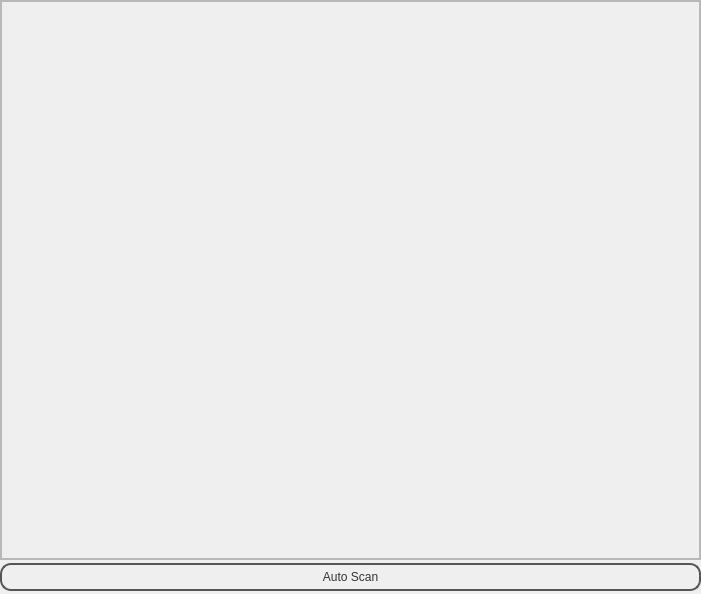
<?xml version="1.0" encoding="UTF-8"?>
<ui version="4.0">
 <class>MainWindow</class>
 <widget class="QMainWindow" name="MainWindow">
  <property name="geometry">
   <rect>
    <x>0</x>
    <y>0</y>
    <width>701</width>
    <height>594</height>
   </rect>
  </property>
  <property name="minimumSize">
   <size>
    <width>370</width>
    <height>0</height>
   </size>
  </property>
  <property name="maximumSize">
   <size>
    <width>16777215</width>
    <height>16777215</height>
   </size>
  </property>
  <property name="windowTitle">
   <string>SEELablet:Sensors Control Panel</string>
  </property>
  <property name="styleSheet">
   <string notr="true">QPushButton {
color: #333;
border: 2px solid #555;
border-radius: 11px;
padding: 5px;
background: qradialgradient(cx: 0.3, cy: -0.4,
fx: 0.3, fy: -0.4,
radius: 1.35, stop: 0 #fff, stop: 1 #888);
min-width: 80px;
}

QPushButton:pressed {
background: qradialgradient(cx: 0.4, cy: -0.1,
fx: 0.4, fy: -0.1,
radius: 1.35, stop: 0 #fff, stop: 1 #ddd);
}

QFrame.PeripheralCollection{
border-top-left-radius: 5px;
border-top-right-radius: 5px;
border: 1px solid black;
background: qlineargradient(x1: 0, y1: 0, x2: 0, y2: 1,
stop: 0 #6af, stop: 0.1 #689);
}
QFrame.PeripheralCollection QLabel {
color: white;
font-weight: bold;
}

QFrame.PeripheralCollectionInner {
background: qlineargradient(x1: 0, y1: 0, x2: 0, y2: 1,
stop: 0 #abe, stop: 0.7 #aba);
border: none;
border-top: 1px solid black;
}

QFrame.PeripheralCollectionInner QLabel{
color: black;
}

QWidget.PeripheralCollectionInner {
background: qlineargradient(x1: 0, y1: 0, x2: 0, y2: 1,
stop: 0 #abe, stop: 0.7 #aba);
border: none;
border-top: 1px solid black;
}



QWidget.PeripheralCollectionInner {
background: qlineargradient(x1: 0, y1: 0, x2: 0, y2: 1,
stop: 0 #abe, stop: 0.7 #aba);
border: none;
border-top: 1px solid black;
}

QWidget.PeripheralCollectionInner QLabel{
color: black;
}

#SCF1
{
background: qlineargradient(x1: 0, y1: 0, x2: 0, y2: 1,
stop: 0 #abe, stop: 0.7 #aba);
}
#SCF2
{
background: qlineargradient(x1: 0, y1: 0, x2: 0, y2: 1,
stop: .9 #6af, stop:1 #689);
}





</string>
  </property>
  <widget class="QWidget" name="SCF2">
   <property name="styleSheet">
    <string notr="true"/>
   </property>
   <layout class="QVBoxLayout" name="verticalLayout">
    <property name="spacing">
     <number>3</number>
    </property>
    <property name="leftMargin">
     <number>0</number>
    </property>
    <property name="topMargin">
     <number>0</number>
    </property>
    <property name="rightMargin">
     <number>0</number>
    </property>
    <property name="bottomMargin">
     <number>3</number>
    </property>
    <item>
     <widget class="QScrollArea" name="scrollArea_4">
      <property name="sizePolicy">
       <sizepolicy hsizetype="Preferred" vsizetype="Preferred">
        <horstretch>0</horstretch>
        <verstretch>0</verstretch>
       </sizepolicy>
      </property>
      <property name="maximumSize">
       <size>
        <width>16777215</width>
        <height>16777215</height>
       </size>
      </property>
      <property name="styleSheet">
       <string notr="true"/>
      </property>
      <property name="widgetResizable">
       <bool>true</bool>
      </property>
      <property name="alignment">
       <set>Qt::AlignLeading|Qt::AlignLeft|Qt::AlignTop</set>
      </property>
      <widget class="QWidget" name="SCF1">
       <property name="geometry">
        <rect>
         <x>0</x>
         <y>0</y>
         <width>699</width>
         <height>555</height>
        </rect>
       </property>
       <property name="styleSheet">
        <string notr="true"/>
       </property>
       <property name="class" stdset="0">
        <string>PeripheralCollectionInner</string>
       </property>
       <layout class="QGridLayout" name="gridLayout_5">
        <property name="margin">
         <number>0</number>
        </property>
        <property name="spacing">
         <number>0</number>
        </property>
        <item row="0" column="0">
         <widget class="QFrame" name="frame_5">
          <property name="toolTip">
           <string>Widgets specific to detected sensors will be displayed
here after you click the button below</string>
          </property>
          <property name="frameShape">
           <enum>QFrame::StyledPanel</enum>
          </property>
          <property name="frameShadow">
           <enum>QFrame::Raised</enum>
          </property>
          <layout class="QGridLayout" name="gridLayout_7">
           <property name="leftMargin">
            <number>0</number>
           </property>
           <property name="topMargin">
            <number>5</number>
           </property>
           <property name="rightMargin">
            <number>0</number>
           </property>
           <property name="bottomMargin">
            <number>0</number>
           </property>
           <property name="spacing">
            <number>5</number>
           </property>
           <item row="1" column="0">
            <layout class="QGridLayout" name="ExperimentLayout">
             <property name="margin">
              <number>5</number>
             </property>
             <property name="spacing">
              <number>7</number>
             </property>
            </layout>
           </item>
          </layout>
         </widget>
        </item>
       </layout>
      </widget>
     </widget>
    </item>
    <item>
     <widget class="QPushButton" name="pushButton">
      <property name="toolTip">
       <string>Scan the I2C BUS for sensors
and generate widgets</string>
      </property>
      <property name="text">
       <string>Auto Scan</string>
      </property>
     </widget>
    </item>
   </layout>
  </widget>
  <action name="actionIPython_Console">
   <property name="text">
    <string>iPython Console</string>
   </property>
  </action>
  <action name="actionIPython">
   <property name="text">
    <string>iPython Console</string>
   </property>
  </action>
  <action name="actionReset_Device">
   <property name="text">
    <string>Reset Device</string>
   </property>
  </action>
 </widget>
 <resources/>
 <connections>
  <connection>
   <sender>pushButton</sender>
   <signal>clicked()</signal>
   <receiver>MainWindow</receiver>
   <slot>autoScan()</slot>
   <hints>
    <hint type="sourcelabel">
     <x>454</x>
     <y>576</y>
    </hint>
    <hint type="destinationlabel">
     <x>490</x>
     <y>558</y>
    </hint>
   </hints>
  </connection>
 </connections>
 <slots>
  <slot>autoScan()</slot>
 </slots>
</ui>
